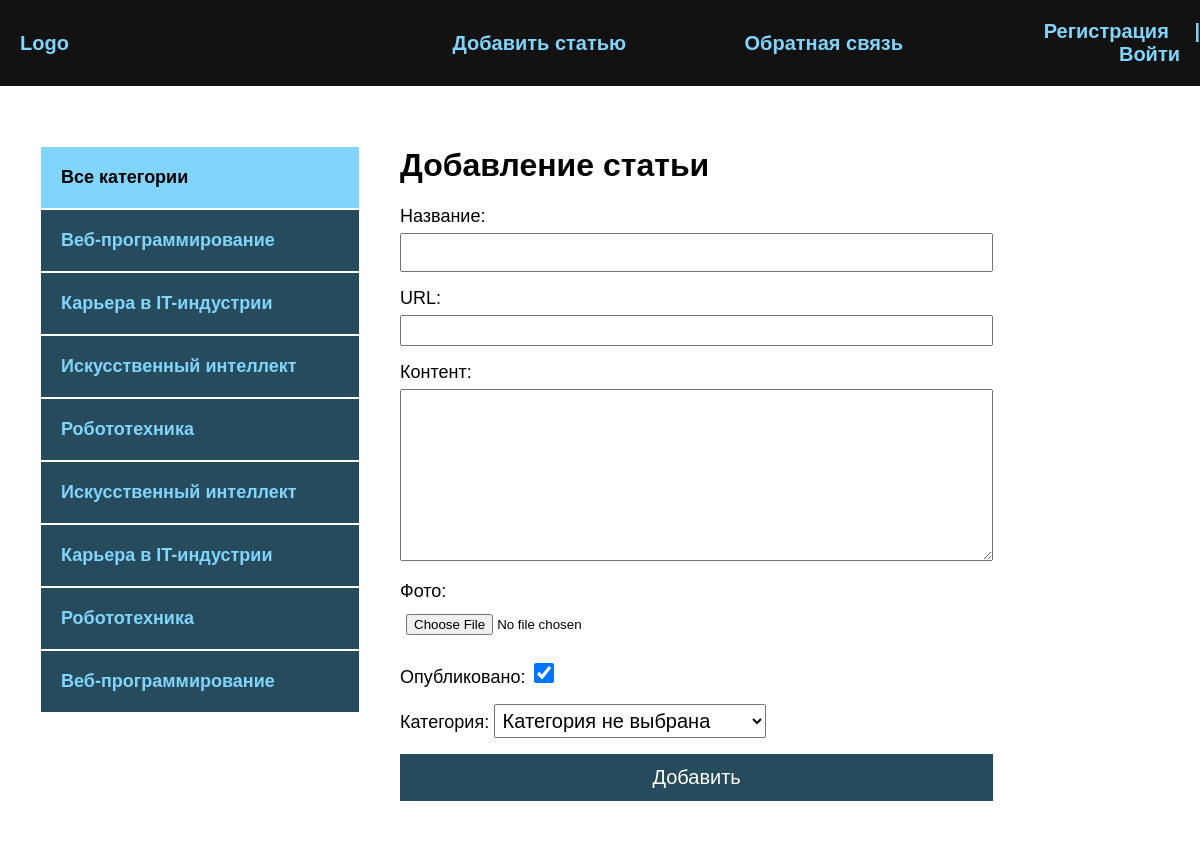
The page /addpage/ on the database its author committed.
### blog/models.py (models this page shows)
class Category(models.Model):
    name = models.CharField(max_length=100, verbose_name='Категория')
    slug = models.SlugField(max_length=100, unique=True, verbose_name='URL')
    def __str__(self):
        return self.name
    def get_absolute_url(self):
        return reverse('category', kwargs={'cat_slug': self.slug})
    class Meta:
        verbose_name = 'Категорию'
        verbose_name_plural = 'Категории'

### blog/views.py (the view)
# urls.py: path('addpage/', AddPage.as_view(), name='add_page'),
class AddPage(DataMixin, CreateView):
    form_class = AddPostForm
    template_name = 'blog/add_page.html'
    success_url = reverse_lazy('index')
    login_url = reverse_lazy('login')
    def get_context_data(self, *, object_list=None, **kwargs):
        context = super().get_context_data(**kwargs)
        c_def = self.get_user_context(title='Добавление статьи')
        return dict(list(context.items()) + list(c_def.items()))

### blog/forms.py (shortened to what this page needs)
class AddPostForm(forms.ModelForm):
    class Meta:
        model = Blog
        fields = ['title', 'slug', 'content', 'photo', 'is_published', 'cat']
        widgets = {
            'title': forms.TextInput(attrs={'class': 'form-input'}),
            'slug': forms.TextInput(),
            'content': forms.Textarea(attrs={'cols': 60, 'rows': 10, 'class': 'form-input'})
        }
    def __init__(self, *args, **kwargs):
        super().__init__(*args, **kwargs)
        self.fields['cat'].empty_label = 'Категория не выбрана'

### blog/templatetags/blog_tags.py (called while the page is built)
@register.inclusion_tag('blog/list_categories.html')
def show_categories(sort=None, cat_selected=0):
    if not sort:
        cats = Category.objects.all()
    else:
        cats = Category.objects.order_by(sort)
    return {'cats': cats, 'cat_selected': cat_selected}

### blog/utils.py (called while the page is built)
    def get_user_context(self, **kwargs):
        context = kwargs
        cats = Category.objects.annotate(Count('blog'))
        user_menu = menu.copy()
        if not self.request.user.is_authenticated:
            user_menu.pop(0)
        context['menu'] = menu
        context['cats'] = cats
        if 'cat_selected' not in context:
            context['cat_selected'] = 0
        return context

### blog/templates/blog/add_page.html (shortened to what this page needs)
{% extends 'blog/base.html' %}
{% block content %}
<h1>{{ title }}</h1>
<form action="{% url 'add_page' %}" method="post" enctype="multipart/form-data">
  {{ form.as_p }}
  <button>Добавить</button>
</form>
{% endblock %}

### blog/templates/blog/base.html (shortened to what this page needs)
<!DOCTYPE html>
{% load static %}
{% load blog_tags %}
<html lang="en">
<head>
    <link rel="stylesheet" href="{% static 'css/style.css' %}">
</head>
<body>
    <div class="header">
        <div class="wrap">
            <ul class="mainmenu">
                <li class="logo"><a href="{% url 'index' %}">Logo</a></li>
                {% for m in menu %}
                <li class="last"><a href="{% url m.url_name %}">{{ m.title }}</a></li>
                {% endfor %}
                {% if request.user_is_authenticated %}
                <li class="last">{{ user.username }} | <a href="">Выйти</a></li>
                {% else %}
                <li class="last">
                    <a href="{% url 'register' %}">Регистрация</a> | <a href="{% url 'login' %}">Войти</a>
                </li>
                {% endif %}
            </ul>
        </div>
    </div>
    <div class="content">
        <div class="wrap">
            <div class="sidebar">
                <ul>
                    {% if cat_selected == 0 %}
                    <li class="selected">Все категории</li>
                    {% else %}
                    <li><a href="{% url 'index' %}">Все категории</a></li>
                    {% endif %}
                    {% show_categories cat_selected=cat_selected %}
                    {% for c in cats %}
                        {% if c.blog__count > 0 %}
                            {% if c.pk == cat_selected %}
                            <li class="selected">{{ c.name }}</li>
                            {% else %}
                            <li><a href="{{ c.get_absolute_url }}">{{ c.name }}</a></li>
                            {% endif %}
                        {% endif %}
                    {% endfor %}
                </ul>
            </div>
            <div class="main">
                {% block content %}
                {% endblock %}
            </div>
        </div>
    </div>
</body>
</html>

### blog/templates/blog/list_categories.html
{% for c in cats %}
    {% if c.pk == cat_selected %}
    <li class="selected">{{ c.name }}</li>
    {% else %}
    <li><a href="{{ c.get_absolute_url }}">{{ c.name }}</a></li>
    {% endif %}
{% endfor %}

### blog/static/css/style.css (style rules this page uses)
body { padding: 0; margin: 0; background: #264b5d; font-family: Verdana, Geneva, Tahoma, sans-serif; }
.wrap { max-width: 1200px; margin: 0 auto; }
.content .wrap { background: #FFF; padding: 40px; box-sizing: border-box; display: flex; }
ul { list-style: none; margin: 0; padding: 0; }
a { color: #81d4fa; text-decoration: none; padding: 20px; }
.header { background: #121212; }
.mainmenu { display: flex; font-size: 20px; font-weight: bold; padding: 20px 0; align-items: center; justify-content: space-between; }
.logo { flex-basis: 40%; }
.last { flex-basis: 30%; text-align: right; color: #81d4fa; }
.sidebar ul { width: 320px; margin-right: 40px; margin-top: 20px; }
.sidebar a { padding: 20px; display: block; border: 1px solid #FFF; background: #264b5d; font-weight: bold; font-size: 18px; }
.selected { font-size: 18px; padding: 20px; border: 1px solid #FFF; background: #81d4fa; font-weight: bold; }
.form-input { width: 100%; padding: 10px; box-sizing: border-box; }
button { background: #81d4fa; border: 2px solid #264b5d; width: 100%; padding: 10px; font-size: 20px; cursor: pointer; }
form label { font-size: 18px; }
input, textarea { width: 100%; margin-top: 6px; padding: 6px; box-sizing: border-box; }
label { font-size: 20px; }
button { background: #264b5d; color: #FFF; padding: 10px 40px; width: 100%; font-size: 20px; cursor: pointer; }
#id_is_published { width: 20px; height: 20px; }
#id_cat { font-size: 20px; padding: 4px; }
.last a { display: inline; }

### rows shown on the page
Category: name "Веб-программирование"
Category: name "Карьера в IT-индустрии"
Category: name "Искусственный интеллект"
Category: name "Робототехника"

### other values the page prints
{{ m.title }} "Добавить статью" "Обратная связь"
{{ title }} "Добавление статьи"
